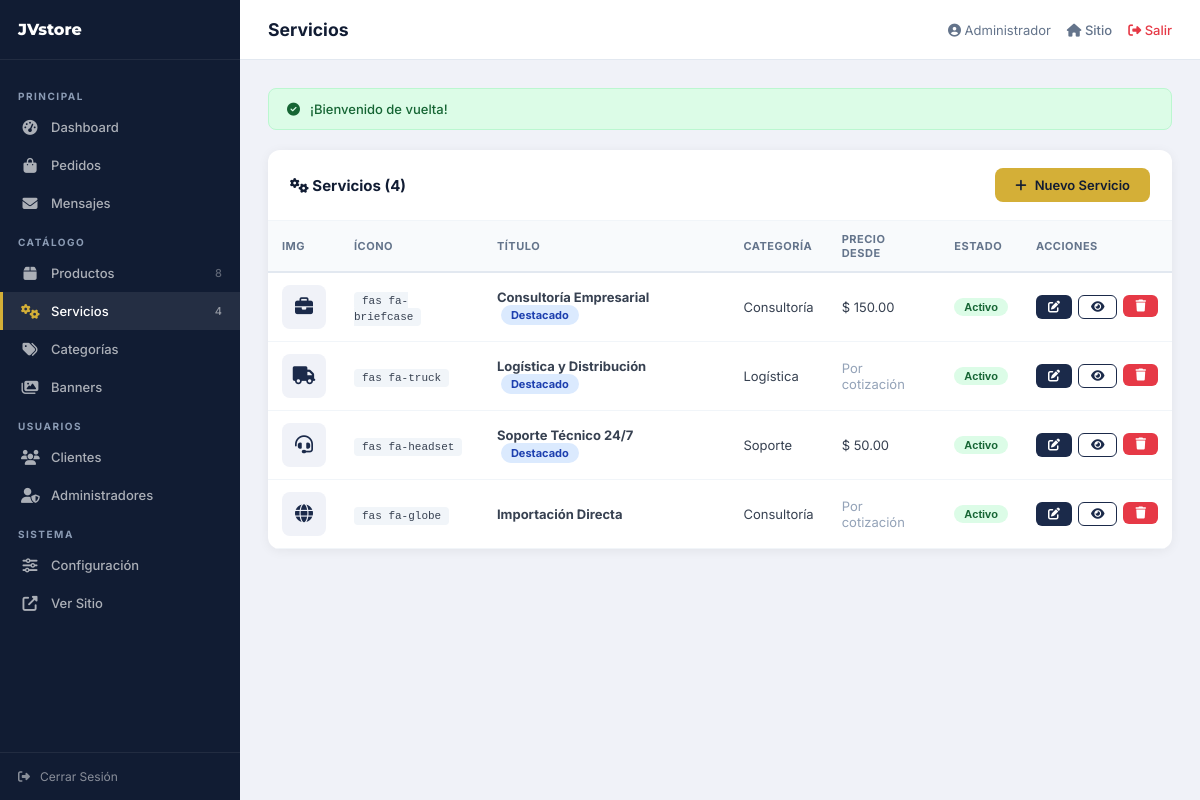
/admin/servicios.php (signed in), run on the app's committed database.
### tables this page shows
CREATE TABLE IF NOT EXISTS `servicios` (
    `id`                INT(11) NOT NULL AUTO_INCREMENT,
    `categoria_id`      INT(11) DEFAULT NULL,
    `titulo`            VARCHAR(200) NOT NULL,
    `slug`              VARCHAR(200) DEFAULT NULL,
    `descripcion`       TEXT DEFAULT NULL,
    `descripcion_corta` VARCHAR(300) DEFAULT NULL,
    `precio_desde`      DECIMAL(10,2) DEFAULT NULL,
    `icono`             VARCHAR(100) DEFAULT 'fas fa-cog',
    `imagen_url`        VARCHAR(255) DEFAULT NULL,
    `caracteristicas`   JSON DEFAULT NULL,
    `destacado`         TINYINT(1) DEFAULT 0,
    `orden`             INT(11) DEFAULT 0,
    `activo`            TINYINT(1) DEFAULT 1,
    `created_at`        TIMESTAMP DEFAULT CURRENT_TIMESTAMP,
    `updated_at`        TIMESTAMP DEFAULT CURRENT_TIMESTAMP ON UPDATE CURRENT_TIMESTAMP,
    PRIMARY KEY (`id`),
    KEY `fk_serv_cat` (`categoria_id`),
    CONSTRAINT `fk_serv_cat` FOREIGN KEY (`categoria_id`) REFERENCES `categorias` (`id`) ON DELETE SET NULL
);

CREATE TABLE IF NOT EXISTS `categorias` (
    `id`          INT(11) NOT NULL AUTO_INCREMENT,
    `nombre`      VARCHAR(100) NOT NULL,
    `slug`        VARCHAR(100) NOT NULL UNIQUE,
    `descripcion` TEXT DEFAULT NULL,
    `icono`       VARCHAR(100) DEFAULT 'fas fa-box',
    `imagen`      VARCHAR(255) DEFAULT NULL,
    `color`       VARCHAR(20) DEFAULT '#1B2A4A',
    `tipo`        ENUM('producto','servicio','ambos') DEFAULT 'producto',
    `orden`       INT(11) DEFAULT 0,
    `activo`      TINYINT(1) DEFAULT 1,
    `created_at`  TIMESTAMP DEFAULT CURRENT_TIMESTAMP,
    PRIMARY KEY (`id`)
);

### includes/helpers.php (called while the page is built, shortened)
<?php
function formatPrice($price)
{
    return MONEDA . ' ' . number_format($price, 2, '.', ',');
}
function sanitize($data)
{
    return htmlspecialchars(trim($data), ENT_QUOTES, 'UTF-8');
}
function truncateText($text, $length = 100)
{
    if (strlen($text) <= $length)
        return $text;
    return substr($text, 0, $length) . '...';
}

### admin/servicios.php (the view, shortened to what this page needs)
<?php
require_once __DIR__ . '/includes/header.php';
$db = getDB();
$editServ = null;
$showForm = (isset($_GET['action']) && $_GET['action']==='new') || $editServ;
$servicios  = $db->query("SELECT s.*, c.nombre AS cat_nombre FROM servicios s LEFT JOIN categorias c ON s.categoria_id=c.id ORDER BY s.orden,s.id")->fetchAll();
$allCats    = $db->query("SELECT * FROM categorias WHERE activo=1 ORDER BY nombre")->fetchAll();
?>
<?php if($showForm): ?>
<div class="adm-card" style="max-width:800px">
  <div class="adm-card-header">
    <h2><i class="fas fa-<?= $editServ?'edit':'plus' ?>"></i> <?= $editServ?'Editar':'Nuevo' ?> Servicio</h2>
    <a href="<?= BASE_URL ?>admin/servicios.php" class="btn btn-sm btn-outline"><i class="fas fa-arrow-left"></i> Volver</a>
  </div>
  <div class="adm-card-body">
  <form method="POST" enctype="multipart/form-data">
    <input type="hidden" name="action" value="save">
    <?php if($editServ): ?><input type="hidden" name="id" value="<?=$editServ['id']?>"> <?php endif; ?>
    <div class="adm-form-grid">
      <div class="form-group full">
        <label class="form-label">Título del Servicio *</label>
        <input type="text" name="titulo" class="form-control" value="<?= sanitize($editServ['titulo']??'') ?>" required placeholder="Ej: Consultoría Empresarial">
      </div>
      <div class="form-group">
        <label class="form-label">Categoría</label>
        <select name="categoria_id" class="form-control">
          <option value="">Sin categoría</option>
          <?php foreach($allCats as $c): ?>
          <option value="<?=$c['id']?>" <?= ($editServ['categoria_id']??'')==$c['id']?'selected':'' ?>><?= sanitize($c['nombre']) ?></option>
          <?php endforeach; ?>
        </select>
      </div>
      <div class="form-group">
        <label class="form-label">Ícono (FontAwesome)</label>
        <input type="text" name="icono" class="form-control" value="<?= sanitize($editServ['icono']??'fas fa-cog') ?>" placeholder="fas fa-cog">
        <small style="color:#94a3b8;font-size:11px">Ej: fas fa-briefcase, fas fa-truck, fas fa-headset</small>
      </div>
      <div class="form-group">
        <label class="form-label">Precio Desde (opcional)</label>
        <input type="number" name="precio_desde" step="0.01" min="0" class="form-control" value="<?= $editServ['precio_desde']??'' ?>" placeholder="Dejar vacío si es por cotización">
      </div>
      <div class="form-group full">
        <label class="form-label">Descripción Corta</label>
        <input type="text" name="descripcion_corta" class="form-control" value="<?= sanitize($editServ['descripcion_corta']??'') ?>" maxlength="300">
      </div>
      <div class="form-group full">
        <label class="form-label">Descripción Completa</label>
        <textarea name="descripcion" class="form-control" rows="5"><?= sanitize($editServ['descripcion']??'') ?></textarea>
      </div>
      <div class="form-group">
        <label class="form-label">Imagen (opcional)</label>
        <input type="file" name="imagen" class="form-control" accept="image/*" onchange="previewImage(this,'prevServImg')">
        <?php if($editServ && $editServ['imagen_url']): ?>
        <img src="<?= getProductImage($editServ['imagen_url']) ?>" class="img-preview show" id="prevServImg" style="max-height:120px">
        <?php else: ?>
        <img id="prevServImg" class="img-preview">
        <?php endif; ?>
      </div>
      <div class="form-group">
        <label class="form-label">Orden de aparición</label>
        <input type="number" name="orden" class="form-control" value="<?= $editServ['orden']??0 ?>" min="0">
        <div style="display:flex;flex-direction:column;gap:12px;margin-top:16px">
          <label style="display:flex;align-items:center;gap:10px">
            <label class="toggle"><input type="checkbox" name="activo" <?= ($editServ['activo']??1)?'checked':'' ?>><span class="toggle-slider"></span></label>
            <span>Activo</span>
          </label>
          <label style="display:flex;align-items:center;gap:10px">
            <label class="toggle"><input type="checkbox" name="destacado" <?= ($editServ['destacado']??0)?'checked':'' ?>><span class="toggle-slider"></span></label>
            <span>Destacado en inicio</span>
          </label>
        </div>
      </div>
    </div>
    <div style="display:flex;gap:12px;margin-top:24px">
      <button type="submit" class="btn btn-gold"><i class="fas fa-save"></i> Guardar Servicio</button>
      <a href="<?= BASE_URL ?>admin/servicios.php" class="btn btn-outline">Cancelar</a>
    </div>
  </form>
  </div>
</div>
<?php else: ?>
<div class="adm-card">
  <div class="adm-card-header">
    <h2><i class="fas fa-cogs"></i> Servicios (<?= count($servicios) ?>)</h2>
    <a href="<?= BASE_URL ?>admin/servicios.php?action=new" class="btn btn-gold"><i class="fas fa-plus"></i> Nuevo Servicio</a>
  </div>
  <div style="overflow-x:auto">
  <table class="adm-table">
    <thead><tr><th>Img</th><th>Ícono</th><th>Título</th><th>Categoría</th><th>Precio Desde</th><th>Estado</th><th>Acciones</th></tr></thead>
    <tbody>
    <?php if(empty($servicios)): ?>
    <tr><td colspan="7" style="text-align:center;padding:40px;color:#94a3b8">No hay servicios. <a href="?action=new">Crear uno</a></td></tr>
    <?php else: foreach($servicios as $s): ?>
    <tr>
      <td>
        <?php if($s['imagen_url']): ?>
        <img src="<?= getProductImage($s['imagen_url']) ?>" alt="">
        <?php else: ?>
        <div style="width:44px;height:44px;background:var(--offwhite);border-radius:8px;display:flex;align-items:center;justify-content:center;color:var(--navy)">
          <i class="<?= sanitize($s['icono']) ?>" style="font-size:18px"></i>
        </div>
        <?php endif; ?>
      </td>
      <td><code style="font-size:11px;background:#f1f5f9;padding:3px 8px;border-radius:4px"><?= sanitize($s['icono']) ?></code></td>
      <td>
        <strong><?= sanitize(truncateText($s['titulo'],40)) ?></strong>
        <?php if($s['destacado']): ?><span class="badge badge-info" style="margin-left:4px">Destacado</span><?php endif; ?>
      </td>
      <td><?= sanitize($s['cat_nombre']??'—') ?></td>
      <td><?= $s['precio_desde'] ? formatPrice($s['precio_desde']) : '<span style="color:#94a3b8">Por cotización</span>' ?></td>
      <td>
        <form method="POST" style="display:inline">
          <button type="submit" class="badge badge-<?= $s['activo']?'success':'gray' ?>" style="border:none;cursor:pointer"><?= $s['activo']?'Activo':'Inactivo' ?></button>
        </form>
      </td>
      <td>
        <div style="display:flex;gap:6px">
          <a href="?edit=<?=$s['id']?>" class="btn btn-sm btn-navy"><i class="fas fa-edit"></i></a>
          <a href="<?= BASE_URL ?>servicio.php?id=<?=$s['id']?>" target="_blank" class="btn btn-sm btn-outline"><i class="fas fa-eye"></i></a>
          <form method="POST" onsubmit="return confirm('¿Eliminar?')">
            <button type="submit" class="btn btn-sm btn-danger"><i class="fas fa-trash"></i></button>
          </form>
        </div>
      </td>
    </tr>
    <?php endforeach; endif; ?>
    </tbody>
  </table>
  </div>
</div>
<?php endif; ?>
<?php require_once __DIR__ . '/includes/footer.php'; ?>

### admin/css/admin.css (style rules this page uses)
:root { --navy:#1B2A4A;--navy-dark:#111C33;--gold:#D4AF37;--silver:#8B9BB4;--white:#fff;--offwhite:#F0F2F8;--success:#2ECC71;--danger:#E63946;--warning:#F39C12;--info:#3498DB;--sidebar-w:240px; }
*,*::before,*::after { box-sizing:border-box;margin:0;padding:0; }
body { font-family:'Inter',sans-serif;background:var(--offwhite);color:#2d3748;font-size:14px; }
a { text-decoration:none;color:inherit; }
.adm-card { background:var(--white);border-radius:12px;box-shadow:0 2px 12px rgba(0,0,0,.06);overflow:hidden;margin-bottom:24px; }
.adm-card-header { padding:18px 22px;border-bottom:1px solid #f1f5f9;display:flex;align-items:center;justify-content:space-between; }
.adm-card-header h2 { font-size:15px;font-weight:700;color:var(--navy-dark); }
.adm-table { width:100%;border-collapse:collapse; }
.adm-table th { background:#f8fafc;font-size:11px;font-weight:700;text-transform:uppercase;letter-spacing:.5px;color:#64748b;padding:11px 14px;text-align:left;border-bottom:2px solid #e2e8f0; }
.adm-table td { padding:12px 14px;border-bottom:1px solid #f1f5f9;font-size:13px;color:#374151;vertical-align:middle; }
.badge { display:inline-flex;align-items:center;padding:3px 10px;border-radius:20px;font-size:11px;font-weight:700; }
.badge-success { background:#dcfce7;color:#166534; }
.badge-info { background:#dbeafe;color:#1e40af; }
.btn { display:inline-flex;align-items:center;gap:8px;padding:9px 20px;border-radius:8px;font-size:13px;font-weight:600;border:none;cursor:pointer;transition:all .2s; }
.btn-navy { background:var(--navy);color:#fff; }
.btn-gold { background:var(--gold);color:var(--navy-dark); }
.btn-danger { background:var(--danger);color:#fff; }
.btn-outline { background:transparent;color:var(--navy);border:1.5px solid var(--navy); }
.btn-sm { padding:5px 12px;font-size:12px;border-radius:6px; }

### data on the page
servicios: icono "fas fa-briefcase", titulo "Consultoría Empresarial", destacado "Destacado", categoria.nombre "Consultoría", precio_desde "$ 150.00", activo "Activo"
servicios: icono "fas fa-truck", titulo "Logística y Distribución", destacado "Destacado", categoria.nombre "Logística", shows "Por cotización", activo "Activo"
servicios: icono "fas fa-headset", titulo "Soporte Técnico 24/7", destacado "Destacado", categoria.nombre "Soporte", precio_desde "$ 50.00", activo "Activo"
servicios: icono "fas fa-globe", titulo "Importación Directa", categoria.nombre "Consultoría", shows "Por cotización", activo "Activo"

### other printed values
$cntProductos "8"
$cntServicios "4"
$pageTitle "Servicios"
explode(' ',$currentUser['nombre'])[0] "Administrador"
$flash['message'] "¡Bienvenido de vuelta!"
count($servicios) "4"
